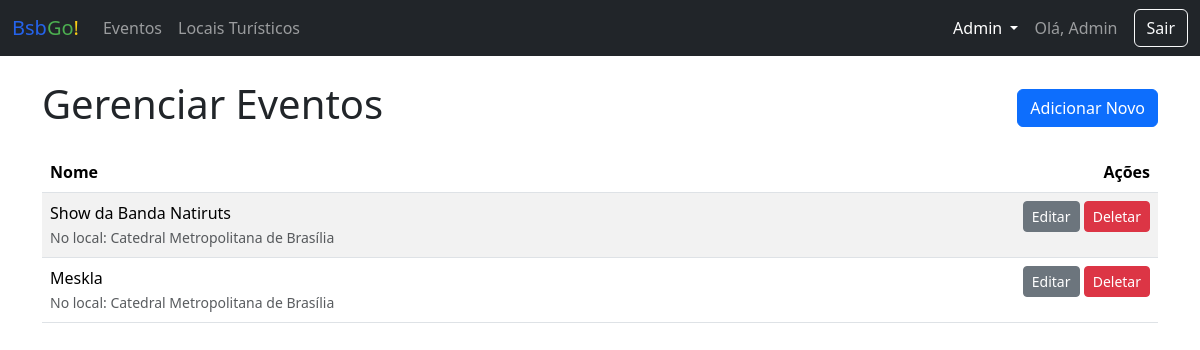
Before: /admin/eventos (signed in) with the older database file.
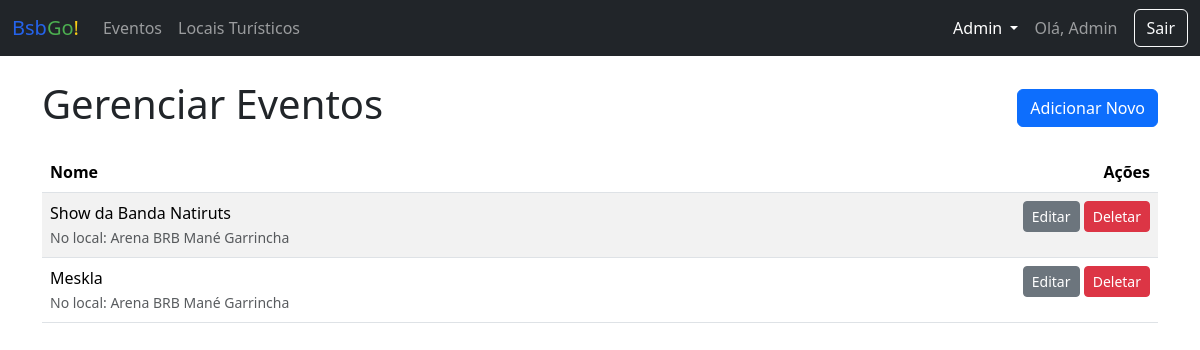
After: the same page with the newer database file.
### app/models.py (models this page shows)
class Evento(db.Model):
    id = db.Column(db.Integer, primary_key=True)
    nome = db.Column(db.String(100), nullable=False)
    data = db.Column(db.String(50))
    local = db.Column(db.String(150))
    detalhes = db.Column(db.Text)
    imagem_file = db.Column(db.String(100), nullable=False, default='default.jpg')
    ponto_id = db.Column(db.Integer, db.ForeignKey('ponto_turistico.id'), nullable=False)

class PontoTuristico(db.Model):
    id = db.Column(db.Integer, primary_key=True)
    nome = db.Column(db.String(100), nullable=False)
    descricao = db.Column(db.Text, nullable=False)
    localizacao = db.Column(db.String(150))
    categoria = db.Column(db.String(50))
    horario = db.Column(db.String(100))
    preco = db.Column(db.Float)
    imagem_file = db.Column(db.String(100), nullable=False, default='default.jpg')
    eventos = db.relationship('Evento', backref='ponto', lazy=True)

### app/routes.py (the view)
@main.route('/admin/eventos')
@login_required
@admin_required
def admin_eventos():
    eventos = Evento.query.all()
    return render_template('admin_manager.html', items=eventos, title="Eventos", item_type="evento")

### app/__init__.py (called while the page is built)
def create_app():
    app = Flask(__name__)
    app.config['SECRET_KEY'] = os.environ.get('SECRET_KEY')
    app.config['SQLALCHEMY_DATABASE_URI'] = 'sqlite:///database.db'
    app.config['SQLALCHEMY_TRACK_MODIFICATIONS'] = False
    db.init_app(app)
    migrate.init_app(app, db)
    login_manager.init_app(app)
    login_manager.login_view = 'main.login' # type: ignore
    from .models import Usuario
    @login_manager.user_loader
    def load_user(user_id):
        return Usuario.query.get(int(user_id))
    from .routes import main as main_blueprint
    app.register_blueprint(main_blueprint)
    return app

### app/routes.py (called while the page is built)
def admin_required(f):
    @wraps(f)
    def decorated_function(*args, **kwargs):
        if not current_user.is_authenticated or current_user.tipo != 'admin':
            abort(403) # Proibido o acesso
        return f(*args, **kwargs)
    return decorated_function

### app/templates/admin_manager.html (shortened to what this page needs)
{% extends 'base.html' %}
{% block content %}
<div class="d-flex justify-content-between align-items-center mb-3">
    <h1>Gerenciar {{ title }}</h1>
    <a href="{{ url_for('main.novo_' + item_type) }}" class="btn btn-primary">Adicionar Novo</a>
</div>
<div class="table-responsive">
    <table class="table table-striped">
        <thead>
            <tr>
                <th>Nome</th>
                <th class="text-end">Ações</th>
            </tr>
        </thead>
        <tbody>
            {% for item in items %}
            <tr>
                <td>
                    {{ item.nome }}
                    {% if item_type == 'evento' and item.ponto %}
                        <br>
                        <small class="text-muted">No local: {{ item.ponto.nome }}</small>
                    {% endif %}
                </td>
                <td class="text-end">
                    {% if item_type == 'ponto' %}
                        <a href="{{ url_for('main.editar_ponto', ponto_id=item.id) }}" class="btn btn-secondary btn-sm">Editar</a>
                        <form action="{{ url_for('main.deletar_ponto', ponto_id=item.id) }}" method="POST" class="d-inline" onsubmit="return confirm('Tem certeza que deseja deletar este item?');">
                            <button type="submit" class="btn btn-danger btn-sm">Deletar</button>
                        </form>
                    {% elif item_type == 'evento' %}
                        <a href="{{ url_for('main.editar_evento', evento_id=item.id) }}" class="btn btn-secondary btn-sm">Editar</a>
                        <form action="{{ url_for('main.deletar_evento', evento_id=item.id) }}" method="POST" class="d-inline" onsubmit="return confirm('Tem certeza que deseja deletar este item?');">
                            <button type="submit" class="btn btn-danger btn-sm">Deletar</button>
                        </form>
                    {% endif %}
                </td>
            </tr>
            {% else %}
            <tr>
                <td colspan="2" class="text-center">Nenhum item encontrado.</td>
            </tr>
            {% endfor %}
        </tbody>
    </table>
</div>
{% endblock %}

Changed rows visible on the page:
changed Evento "Show da Banda Natiruts": ponto.nome "Catedral Metropolitana de Brasília" → "Arena BRB Mané Garrincha"
changed Evento "Meskla": ponto.nome "Catedral Metropolitana de Brasília" → "Arena BRB Mané Garrincha"
